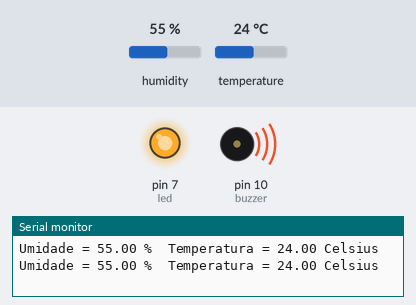
A sketch run on a simulated Arduino Uno, built with avr-gcc and run on an emulated ATmega328P. Shown: output pins drawn as LEDs (lit = HIGH), buzzer (waves = sounding), the last lines printed to the serial monitor. The inputs (shaded band) are chosen by the test bench; at power-on: humidity 55 %, temperature 24 °C.

Above: at 2.2 s.
2.3 s: humidity set to 41 %
4.2 s: humidity set to 38 %
At 6.3 s:
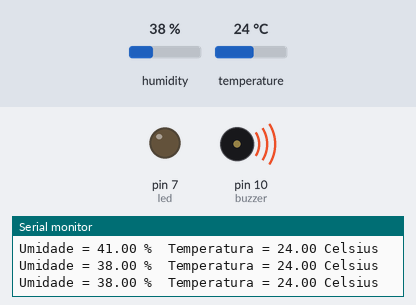
6.6 s: humidity set to 40 %
At 8.3 s:
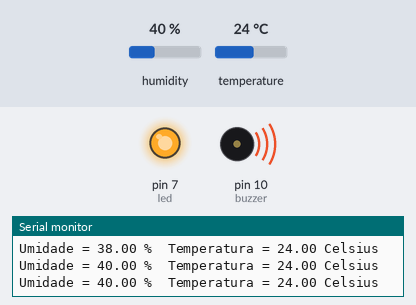
8.6 s: humidity set to 22 %
At 10.6 s:
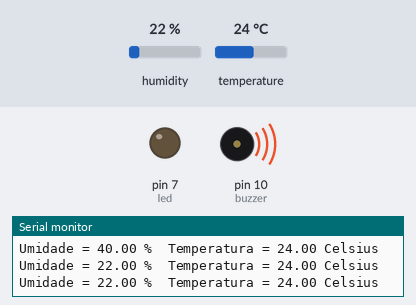
Timing chart, 0 to 11.7 s (numbered marks = the images above; inputs shaded):
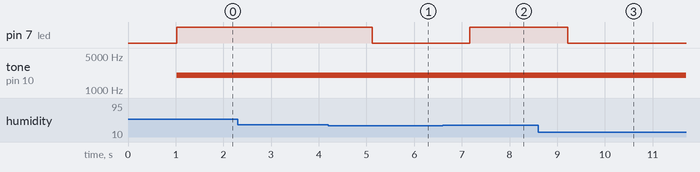

The sketch:

DHT11__Buzzer_e_LED.ino
```cpp
#include <dht.h>

#define dht_dpin A1 //Pino DATA do Sensor ligado na porta Analogica A1

const int led = 7;
const int buzzer = 10;

float temp, hum ;

dht DHT; //Inicializa o sensor

void setup()
{
  Serial.begin(9600);
  delay(1000);//Aguarda 1 seg antes de acessar as informações do sensor
  pinMode(led, OUTPUT);
  pinMode(buzzer, OUTPUT);
}

void loop()
{
  DHT.read11(dht_dpin); //Lê as informações do sensor
  Serial.print("Umidade = ");
  Serial.print(DHT.humidity);
  hum = DHT.humidity;
  Serial.print(" %  ");
  Serial.print("Temperatura = ");
  Serial.print(DHT.temperature);
  temp = DHT.temperature;
  Serial.println(" Celsius  ");

  if(temp > 26 || hum > 39){
    digitalWrite(led, HIGH);
    tone(buzzer, 2000);
  }
  else{
    digitalWrite(led, LOW);
    digitalWrite(buzzer, LOW);
  }
  //Não diminuir o valor abaixo. O ideal é a leitura a cada 2 segundos
  delay(1000);
}
```

Measured:
- the behaviour switches between 40 and 39 % on humidity (found by bisection; images 0 and 1)
- after the input at 4.2 s, pin 7 (led): HIGH → LOW after 0.92 s
- after the input at 6.6 s, pin 7 (led): LOW → HIGH after 0.57 s
- after the input at 8.6 s, pin 7 (led): HIGH → LOW after 0.62 s
